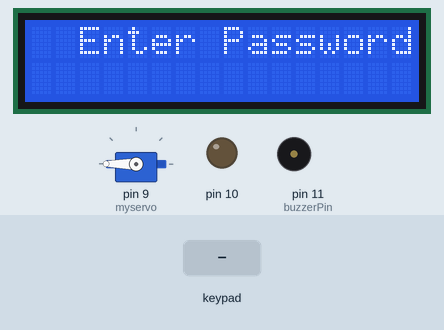
Simulated run of this sketch. Board: Arduino Uno, built with avr-gcc and run on an emulated ATmega328P. Shown: servo, 16×2 character LCD, output pins drawn as LEDs (lit = HIGH), buzzer (waves = sounding). Inputs (shaded band) come from the test bench. Pins used as bus, display or sensor lines are not drawn.

Above: at 5.3 s.
5.4 s: keypad keys 1 2 3 4 5 6 # pressed 0.4 s apart
At 8.3 s:
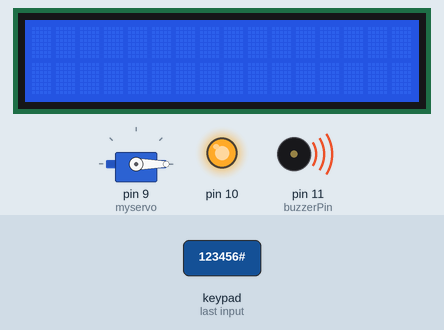
9.7 s: keypad keys 1 3 9 7 2 2 pressed 0.4 s apart
At 14.9 s:
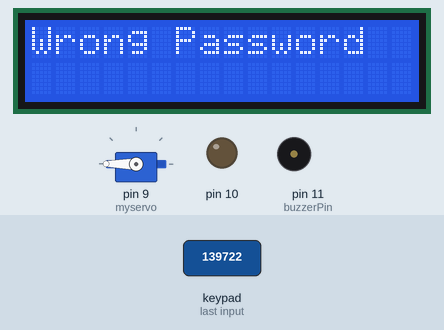
15.1 s: keypad keys 1 2 3 4 5 6 pressed 0.4 s apart
At 19.0 s:
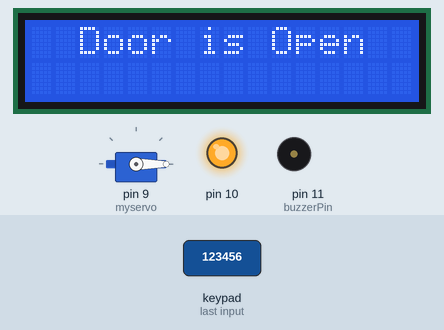
19.7 s: key '#' pressed
At 21.6 s:
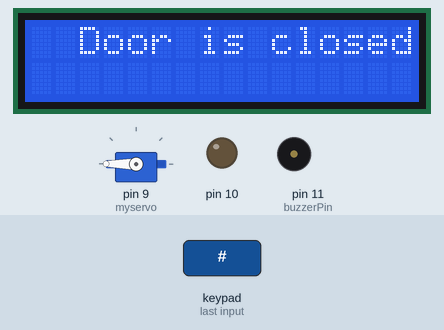
21.7 s: keypad keys 1 2 3 4 5 6 * pressed 0.4 s apart
At 25.18 s:
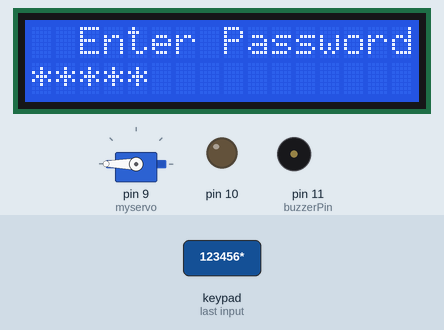
Timing chart, 0 to 27.8 s (numbered marks = the images above; inputs shaded):
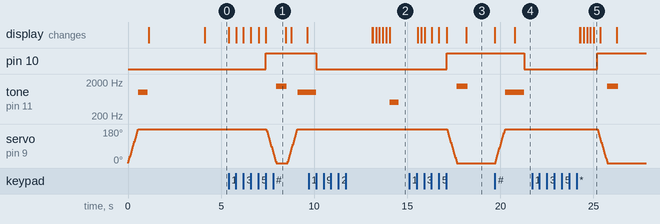

Measured:
- after the input at 5.4 s, pin 10: LOW → HIGH after 2.0 s; tone on pin 11 (buzzerPin): silent → 1500 Hz after 2.6 s, → silent 0.57 s later, → 1000 Hz 0.58 s later; the display: first changes at once (image 1 shows a later state)
- after the input at 9.7 s, the display: first differs from a run without the input after 3.4 s (image 2 shows a later state)
- after the input at 15.1 s, pin 10: LOW → HIGH after 2.0 s; tone on pin 11 (buzzerPin): silent → 1500 Hz after 2.6 s, → silent 0.57 s later; servo on pin 9 (myservo): moves from 180° to 0° over 0.51 s, starting after 2.0 s; the display: first differs from a run without the input after 0.47 s (image 3 shows a later state)
- after the input at 19.7 s, pin 10: HIGH → LOW after 1.6 s; tone on pin 11 (buzzerPin): silent → 1000 Hz after 0.57 s, → silent 1.0 s later; servo on pin 9 (myservo): moves from 0° to 180° over 0.51 s, starting at once; the display: first changes at once (image 4 shows a later state)
- after the input at 21.7 s, pin 10: LOW → HIGH after 3.5 s; tone on pin 11 (buzzerPin): silent → 1500 Hz after 4.0 s, → silent 0.57 s later; servo on pin 9 (myservo): moves from 180° to 0° over 0.51 s, starting after 3.5 s; the display: first differs from a run without the input after 2.6 s (image 5 shows a later state)

The sketch:

door_lock.ino
```cpp
#include <Keypad.h>
#include <LiquidCrystal.h>
#include <Servo.h>

Servo myservo;

LiquidCrystal lcd(A0, A1, A2, A3, A4, A5);

#define Password_Length 7
#define Max_Attempts 3
#define Lock_Duration 30000 // 30 seconds in milliseconds
#define Full_Lock_Attempts 2

int pos = 0;
char Data[Password_Length];
char Master[Password_Length] = "123456";
byte data_count = 0;
char customKey;

const byte ROWS = 4;
const byte COLS = 4;
char keys[ROWS][COLS] = {
  {'1', '2', '3'},
  {'4', '5', '6'},
  {'7', '8', '9'},
  {'*', '0', '#'}
};
bool door = true;
bool locked = false;
bool fullyLocked = false;
unsigned long lockTime = 0;
int attempts = 0;
int fullLockAttempts = 0;

byte rowPins[ROWS] = {1, 2, 3, 4};
byte colPins[COLS] = {5, 6, 7, 8};

Keypad customKeypad(makeKeymap(keys), rowPins, colPins, ROWS, COLS);

const int buzzerPin = 11; // Connect the piezo buzzer to digital pin 11

void setup()
{
  pinMode(10, OUTPUT);
  pinMode(buzzerPin, OUTPUT); // Set the buzzer pin as an output
  myservo.attach(9);
  ServoClose();
  lcd.begin(16, 2);
  lcd.print(" Arduino Door");
  lcd.setCursor(0, 1);
  lcd.print("--Lock project--");
  delay(3000);
  lcd.clear();
}

void loop()
{
  if (fullyLocked) {
    // Display fully locked message
    lcd.clear();
    lcd.print("Fully Locked");
    customBeep(800, 200); // Beep to indicate fully locked
    delay(2000);
  } else if (locked) {
    // Check if the lock period is over
    if (millis() - lockTime >= Lock_Duration) {
      locked = false;
      lcd.clear();
      lcd.print("Enter Password");
      delay(1000);
    }
  } else if (door == 0) {
    customKey = customKeypad.getKey();

    if (customKey == '#') {
      lcd.clear();
      ServoClose();
      lcd.print("  Door is closed");
      customBeep(1000, 500); // Beep to indicate the door is closed
      digitalWrite(10, LOW);
      delay(3000);
      door = 1;
    }
  } else {
    Open();
  }
}

void clearData()
{
  while (data_count != 0)
  {
    Data[data_count--] = 0;
  }
  return;
}

void ServoOpen()
{
  for (pos = 180; pos >= 0; pos -= 5)
  {
    myservo.write(pos);
    delay(15);
  }
  customBeep(1500, 500); // Beep to indicate the door is opened
}

void ServoClose()
{
  for (pos = 0; pos <= 180; pos += 5)
  {
    myservo.write(pos);
    delay(15);
  }
  customBeep(1000, 500); // Beep to indicate the door is closed
}

void customBeep(int frequency, int duration) {
  if (frequency > 0) {
    tone(buzzerPin, frequency, duration);
  } else {
    noTone(buzzerPin);
  }
  delay(duration);
}

void Open()
{
  lcd.setCursor(0, 0);
  lcd.print("  Enter Password");

  customKey = customKeypad.getKey();
  if (customKey)
  {
    if (customKey == '*')
    {
      if (data_count > 0)
      {
        data_count--;
        lcd.setCursor(data_count, 1);
        lcd.print(" "); // Clear the character from the display
      }
    }
    else
    {
      Data[data_count] = customKey;
      lcd.setCursor(data_count, 1);
      lcd.print('*');
      data_count++;
    }
  }

  if (data_count == Password_Length - 1)
  {
    if (!strcmp(Data, Master))
    {
      lcd.clear();
      digitalWrite(10, HIGH);
      ServoOpen();
      lcd.print("  Door is Open");

      // Activate the piezo buzzer for success
      digitalWrite(buzzerPin, HIGH);
      customBeep(1500, 70); // Beep to indicate success
      digitalWrite(buzzerPin, LOW);

      door = 0;
    }
    else
    {
      lcd.clear();
      lcd.print("Wrong Password");
      customBeep(500, 500); // Beep to indicate wrong password
      delay(1000);
      door = 1;

      // Lock the system after a certain number of attempts
      attempts++;
      if (attempts >= Max_Attempts && !fullyLocked) {
        locked = true;
        lockTime = millis(); // Record lock start time
        lcd.clear();
        lcd.print("System Locked");
        customBeep(800, 200); // Beep to indicate system locked
        delay(2000);
        lcd.clear();
        lcd.print("Try again in 30sec");
      }

      // Fully lock the system after additional attempts
      if (fullyLocked || (attempts >= (Max_Attempts + Full_Lock_Attempts))) {
        fullyLocked = true;
        lcd.clear();
        lcd.print("Door is ");
        delay(2000);
      }
    }

    clearData();
  }
}
```
